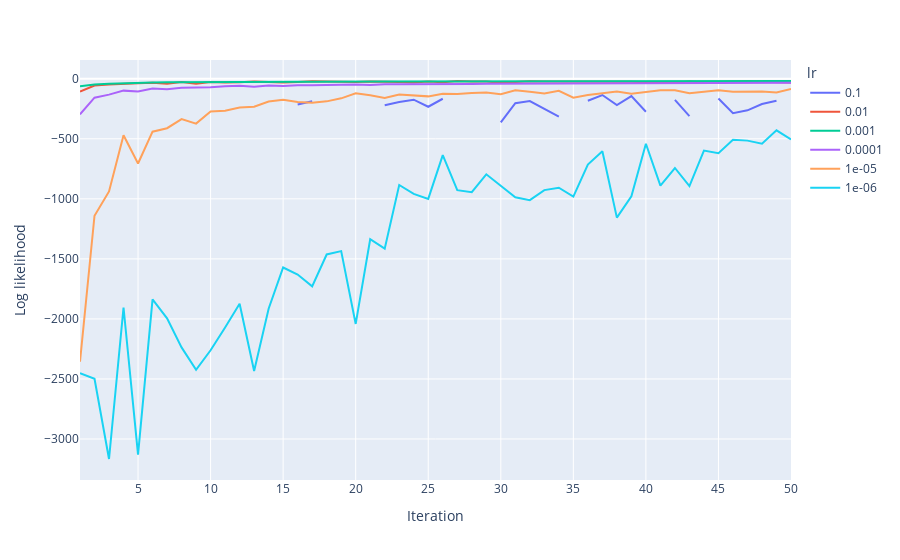

The cell this chart's notebook holds for it:
### Code cell
np.random.seed(500)

gd_iter_acc_list = [cost_over_iterations(X_train, y_train, iters, SGD, l_rate=l_rate) 
                    for iters in tqdm(range(from_iter, to_iter, step_size))
                    for l_rate in np.logspace(-1, -6, 6)]
gd_iter_acc = pd.DataFrame (gd_iter_acc_list,columns=['Iteration', 'lr', 'Log likelihood'])

px.line(gd_iter_acc, x='Iteration', y='Log likelihood', color='lr')

### Figure 1 — Plotly figure (JSON) as saved in the notebook; plotly's stock layout.template omitted (floating-point values rounded to 4 significant figures)
{"data": [{"hovertemplate": "lr=0.1<br>Iteration=%{x}<br>Log likelihood=%{y}<extra></extra>", "legendgroup": "0.1", "line": {"color": "#636efa", "dash": "solid"}, "mode": "lines", "name": "0.1", "orientation": "v", "showlegend": true, "type": "scatter", "x": [1, 2, 3, 4, 5, 6, 7, 8, 9, 10, 11, 12, 13, 14, 15, 16, 17, 18, 19, 20, 21, 22, 23, 24, 25, 26, 27, 28, 29, 30, 31, 32, 33, 34, 35, 36, 37, 38, 39, 40, 41, 42, 43, 44, 45, 46, 47, 48, 49, 50], "xaxis": "x", "y": [null, null, null, null, null, null, null, null, -252.9, null, null, null, null, null, null, -214.2, -187.2, null, -215.8, null, null, -220.2, -193.5, -174.5, -233.2, -166.5, null, -278.7, null, -363.0, -204.1, -185.3, -252.2, -314.4, null, -183.1, -135.5, -219.6, -143.9, -274.4, null, -175.4, -311.1, null, -164.5, -287.1, -262.9, -209.9, -182.7, null], "yaxis": "y"}, {"hovertemplate": "lr=0.01<br>Iteration=%{x}<br>Log likelihood=%{y}<extra></extra>", "legendgroup": "0.01", "line": {"color": "#EF553B", "dash": "solid"}, "mode": "lines", "name": "0.01", "orientation": "v", "showlegend": true, "type": "scatter", "x": [1, 2, 3, 4, 5, 6, 7, 8, 9, 10, 11, 12, 13, 14, 15, 16, 17, 18, 19, 20, 21, 22, 23, 24, 25, 26, 27, 28, 29, 30, 31, 32, 33, 34, 35, 36, 37, 38, 39, 40, 41, 42, 43, 44, 45, 46, 47, 48, 49, 50], "xaxis": "x", "y": [-105.8, -56.56, -47.17, -44.43, -36.78, -32.46, -41.33, -26.21, -41.5, -26.15, -30.77, -28.09, -23.18, -26.35, -31.69, -26.71, -20.72, -23.58, -26.01, -26.24, -23.84, -22.75, -26.73, -30.59, -23.38, -29.86, -18.68, -23.11, -23.19, -32.93, -25.58, -20.88, -23.67, -23.57, -26.51, -27.94, -29.3, -24.97, -25.33, -29.99, -28.46, -33.31, -22.08, -32.15, -29.44, -22.18, -21.7, -25.19, -25.91, -30.84], "yaxis": "y"}, {"hovertemplate": "lr=0.001<br>Iteration=%{x}<br>Log likelihood=%{y}<extra></extra>", "legendgroup": "0.001", "line": {"color": "#00cc96", "dash": "solid"}, "mode": "lines", "name": "0.001", "orientation": "v", "showlegend": true, "type": "scatter", "x": [1, 2, 3, 4, 5, 6, 7, 8, 9, 10, 11, 12, 13, 14, 15, 16, 17, 18, 19, 20, 21, 22, 23, 24, 25, 26, 27, 28, 29, 30, 31, 32, 33, 34, 35, 36, 37, 38, 39, 40, 41, 42, 43, 44, 45, 46, 47, 48, 49, 50], "xaxis": "x", "y": [-63.06, -47.64, -41.08, -36.4, -32.85, -31.42, -29.79, -28.91, -27.58, -26.6, -26.26, -25.44, -25.11, -24.82, -24.28, -24.03, -23.6, -23.4, -23.13, -22.92, -22.78, -22.52, -22.34, -22.12, -21.99, -21.8, -21.69, -21.54, -21.4, -21.32, -21.2, -21.02, -20.92, -20.84, -20.74, -20.62, -20.6, -20.43, -20.39, -20.34, -20.24, -20.11, -20.05, -20.02, -19.92, -19.81, -19.78, -19.75, -19.69, -19.61], "yaxis": "y"}, {"hovertemplate": "lr=0.0001<br>Iteration=%{x}<br>Log likelihood=%{y}<extra></extra>", "legendgroup": "0.0001", "line": {"color": "#ab63fa", "dash": "solid"}, "mode": "lines", "name": "0.0001", "orientation": "v", "showlegend": true, "type": "scatter", "x": [1, 2, 3, 4, 5, 6, 7, 8, 9, 10, 11, 12, 13, 14, 15, 16, 17, 18, 19, 20, 21, 22, 23, 24, 25, 26, 27, 28, 29, 30, 31, 32, 33, 34, 35, 36, 37, 38, 39, 40, 41, 42, 43, 44, 45, 46, 47, 48, 49, 50], "xaxis": "x", "y": [-296.7, -157.3, -132.1, -98.88, -106.3, -81.75, -87.33, -75.14, -72.25, -70.88, -61.51, -57.92, -66.76, -55.8, -59.81, -53.19, -54.1, -50.33, -51.45, -48.04, -52.94, -45.51, -45.45, -46.02, -46.67, -43.66, -46.31, -44.08, -41.92, -41.58, -41.65, -39.67, -40.14, -38.84, -40.69, -39.78, -38.81, -38.22, -37.05, -37.1, -37.03, -35.84, -36.0, -36.15, -35.27, -34.99, -34.64, -33.94, -33.18, -34.15], "yaxis": "y"}, {"hovertemplate": "lr=1e-05<br>Iteration=%{x}<br>Log likelihood=%{y}<extra></extra>", "legendgroup": "1e-05", "line": {"color": "#FFA15A", "dash": "solid"}, "mode": "lines", "name": "1e-05", "orientation": "v", "showlegend": true, "type": "scatter", "x": [1, 2, 3, 4, 5, 6, 7, 8, 9, 10, 11, 12, 13, 14, 15, 16, 17, 18, 19, 20, 21, 22, 23, 24, 25, 26, 27, 28, 29, 30, 31, 32, 33, 34, 35, 36, 37, 38, 39, 40, 41, 42, 43, 44, 45, 46, 47, 48, 49, 50], "xaxis": "x", "y": [-2357.0, -1140.0, -938.4, -469.9, -706.0, -440.6, -411.8, -335.6, -373.3, -271.9, -266.7, -240.3, -233.1, -189.2, -174.4, -192.6, -200.1, -188.2, -163.0, -121.6, -138.1, -159.9, -131.4, -137.5, -146.6, -125.1, -126.5, -119.1, -114.3, -128.0, -96.03, -108.3, -123.2, -99.99, -158.2, -135.3, -121.2, -105.7, -123.9, -111.3, -95.3, -95.18, -121.0, -109.2, -95.94, -107.7, -105.3, -106.0, -114.5, -84.73], "yaxis": "y"}, {"hovertemplate": "lr=1e-06<br>Iteration=%{x}<br>Log likelihood=%{y}<extra></extra>", "legendgroup": "1e-06", "line": {"color": "#19d3f3", "dash": "solid"}, "mode": "lines", "name": "1e-06", "orientation": "v", "showlegend": true, "type": "scatter", "x": [1, 2, 3, 4, 5, 6, 7, 8, 9, 10, 11, 12, 13, 14, 15, 16, 17, 18, 19, 20, 21, 22, 23, 24, 25, 26, 27, 28, 29, 30, 31, 32, 33, 34, 35, 36, 37, 38, 39, 40, 41, 42, 43, 44, 45, 46, 47, 48, 49, 50], "xaxis": "x", "y": [-2452.0, -2498.0, -3167.0, -1905.0, -3131.0, -1837.0, -1995.0, -2237.0, -2424.0, -2261.0, -2072.0, -1874.0, -2434.0, -1915.0, -1572.0, -1630.0, -1729.0, -1463.0, -1436.0, -2042.0, -1336.0, -1415.0, -884.6, -958.4, -1001.0, -636.3, -927.8, -944.6, -795.9, -889.6, -987.6, -1011.0, -927.2, -907.7, -981.3, -714.2, -603.4, -1157.0, -978.2, -541.2, -889.5, -743.1, -894.4, -597.7, -619.4, -508.3, -515.2, -540.8, -429.3, -504.9], "yaxis": "y"}], "layout": {"legend": {"title": {"text": "lr"}, "tracegroupgap": 0}, "margin": {"t": 60}, "xaxis": {"anchor": "y", "domain": [0, 1], "title": {"text": "Iteration"}}, "yaxis": {"anchor": "x", "domain": [0, 1], "title": {"text": "Log likelihood"}}}}
